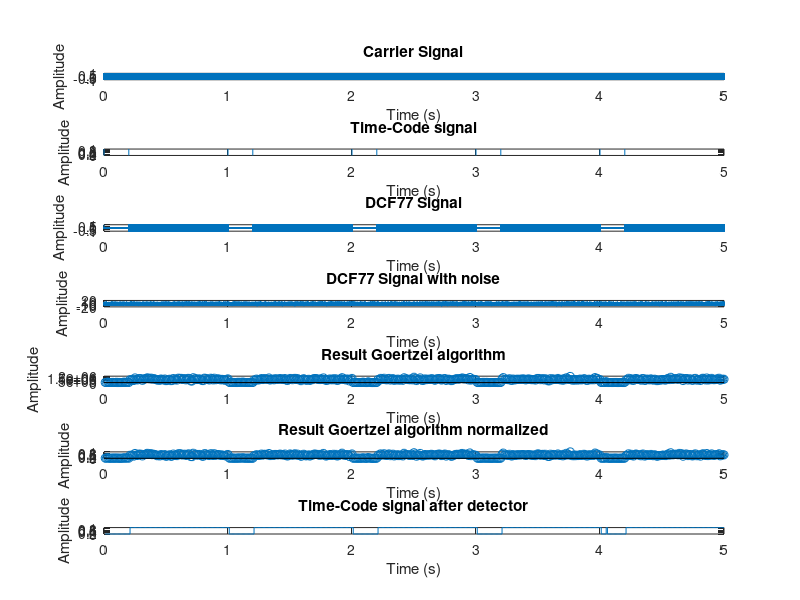
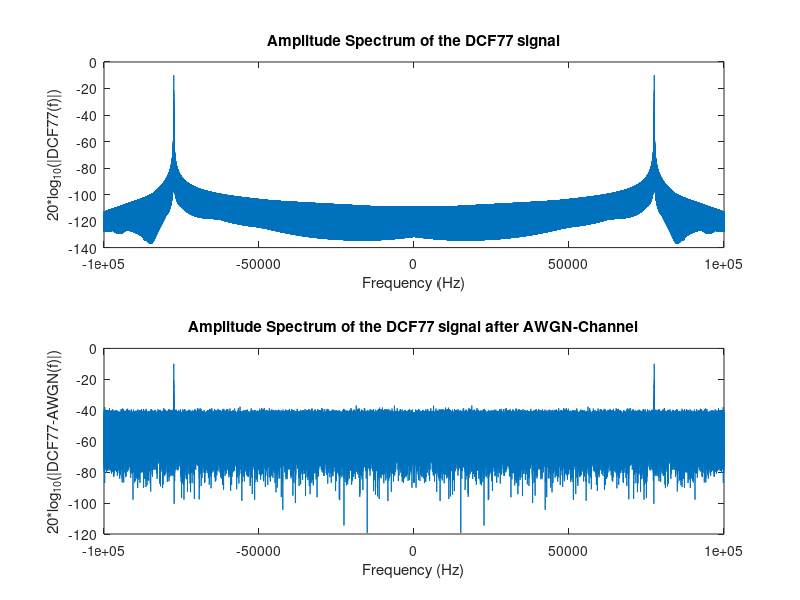

Recreate these plots in MATLAB, in order.
clear;
close all;
clc;

%% Simulation Parameter Section

%Sampling parameters
fs = 200e3; %Sampling frequency in Hz
duration = 5; %Overall sampling duration in s (duration of the simulation)

%AWGN-Channel parameters
awgn_snr = -15; %SNR after the AWGN-channel in dB

%Goertzel Macro parameters
goertzel_segment_duration = 0.01; %Duration of the Goertzel algorithm segment in s

%Detector parameters
det_threshold = 0.15; %Threshold for the detector

%% Signal Creation Section

%Creating a time vector for the duration of the simulation
t = 0:1/fs:duration;

%Creating a variable with the number of samples
N_samples = length(t);

%Carrier signal (cos at 77.5kHz)
fc = 77.5e3; %Storing the carrier frequency of the DCF77 transmitter in Hz (77.5kHz)
carrier_signal = cos(2*pi*fc*t);

%Time signal (square wave with frequency of 1Hz, 80% duty cycle, and a range from 0 to 1)
time_code_signal = 0.5*(square(-2*pi*1*t, 80) + 1);

%Creating the DCF77 signal by using Amplitude Modulation (carrier is reduced to 15% during the gap)
dcf77_signal = (0.85*time_code_signal + 0.15) .* carrier_signal;



%% AWGN-Channel Section

%Add noise by passing the DCF77 signal through an AWGN-Channel
dcf77_signal_noise = awgn(dcf77_signal, awgn_snr, 'measured');



%% Goertzel Section

%Batch analysis parameters
goertzel_segment_size = fs * goertzel_segment_duration; %Calculating the number of samples for one segment
goertzel_num_segments = duration / goertzel_segment_duration; %Calculating the number of segments
t_goertzel_segments_results = (1:goertzel_num_segments)*goertzel_segment_duration; %Create a time vector for the results for plotting

%Goertzel parameters
goertzel_k = round(fc * goertzel_segment_duration);
goertzel_omega = 2 * pi * goertzel_k / goertzel_segment_size;
goertzel_coeff = 2 * cos(goertzel_omega);

%Initializing Goertzel variables and a vector to store the results
s_prev = 0;
s_prev2 = 0;
goertzel_segments_results = zeros(1, goertzel_num_segments); %Vector for storing the results of the analysis of the segments 

%Goertzel algorithm execution
for seg = 1:goertzel_num_segments
    %Resetting the Goertzel variables
    s_prev = 0;
    s_prev2 = 0;

    %Calculating the start and end index of the samples to process
    index_start = (seg-1)*goertzel_segment_size + 1;
    index_end = seg*goertzel_segment_size;
    
    %Executing the Goertzel algorithm
    for j = index_start:index_end
        s = dcf77_signal_noise(j) + goertzel_coeff * s_prev - s_prev2;
        s_prev2 = s_prev;
        s_prev = s;
    end
    %Calculating the power of the signal in the segment and storing the result in the vector
    goertzel_segments_results(seg) = s_prev2^2 + s_prev^2 - goertzel_coeff * s_prev * s_prev2;
end



%% Detection Section

%Normalize the results
goertzel_segments_results_normalized = goertzel_segments_results / max(goertzel_segments_results);

%Vector for storing the results of the analysis of the segments
dcf77_reconstructed = zeros(1, goertzel_num_segments);

%Looping over the segments and checking if value is below or above the threshold
for seg = 1:goertzel_num_segments
    if goertzel_segments_results_normalized(seg) > 0.15
        dcf77_reconstructed(seg) = 1;
    else
        dcf77_reconstructed(seg) = 0;
    end
end



%% FFT Section

fft_N = length(t); %Number of samples
fft_freq = (-fft_N/2:fft_N/2-1)*(fs/fft_N); %Frequency vector


dcf77_signal_fft = fft(dcf77_signal); %FFT of DCF77 signal
dcf77_signal_fft = fftshift(dcf77_signal_fft); %Shifting FFT
dcf77_signal_fft = dcf77_signal_fft / fft_N; %Adjusting FFT gain
dcf77_signal_fft = 20*log10(abs(dcf77_signal_fft)); %Converting to logarithmic

dcf77_signal_noise_fft = fft(dcf77_signal_noise); %FFT of DCF77 signal with noise
dcf77_signal_noise_fft = fftshift(dcf77_signal_noise_fft); %Shifting FFT
dcf77_signal_noise_fft = dcf77_signal_noise_fft / fft_N; %Adjusting FFT gain
dcf77_signal_noise_fft = 20*log10(abs(dcf77_signal_noise_fft)); %Converting to logarithmic


%% Plot Section

%Time-Domain plots
figure
subplot(7,1,1);
plot(t, carrier_signal);
title('Carrier Signal');
xlabel('Time (s)');
ylabel('Amplitude');

subplot(7,1,2);
plot(t, time_code_signal);
title('Time-Code signal');
xlabel('Time (s)');
ylabel('Amplitude');

subplot(7,1,3);
plot(t, dcf77_signal);
title('DCF77 Signal');
xlabel('Time (s)');
ylabel('Amplitude');

subplot(7,1,4);
plot(t, dcf77_signal_noise);
title('DCF77 Signal with noise');
xlabel('Time (s)');
ylabel('Amplitude');

subplot(7,1,5);
stem(t_goertzel_segments_results, goertzel_segments_results);
title('Result Goertzel algorithm');
xlabel('Time (s)');
ylabel('Amplitude');

subplot(7,1,6);
stem(t_goertzel_segments_results, goertzel_segments_results_normalized);
title('Result Goertzel algorithm normalized');
xlabel('Time (s)');
ylabel('Amplitude');

subplot(7,1,7);
stairs(t_goertzel_segments_results, dcf77_reconstructed);
title('Time-Code signal after detector');
xlabel('Time (s)');
ylabel('Amplitude');

%Frequency-Domain plots
figure
subplot(2, 1, 1);
plot(fft_freq, dcf77_signal_fft);
title('Amplitude Spectrum of the DCF77 signal');
xlabel('Frequency (Hz)');
ylabel('20*log_{10}(|DCF77(f)|)');

subplot(2, 1, 2);
plot(fft_freq, dcf77_signal_noise_fft);
title('Amplitude Spectrum of the DCF77 signal after AWGN-Channel');
xlabel('Frequency (Hz)');
ylabel('20*log_{10}(|DCF77-AWGN(f)|)');